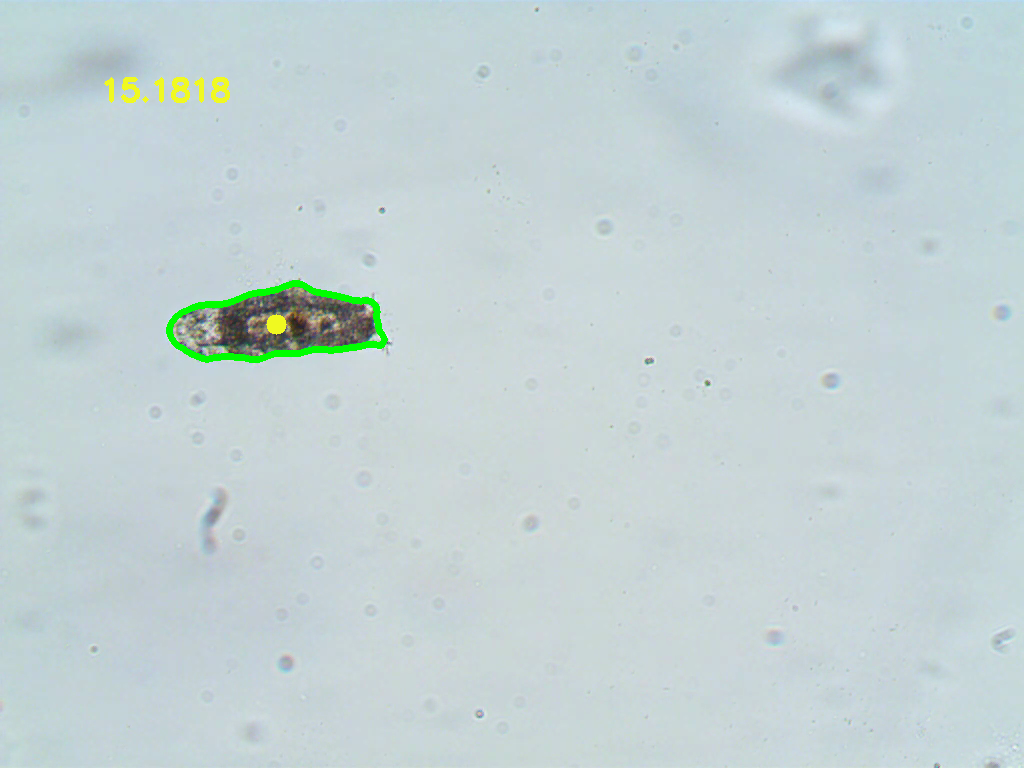
#> input picture 01_videoframe.png, 1024 x 768 px
$ jupyter execute --allow-errors 01_Tracking_Overview.ipynb
#> lines starting #> are read from the running program, lines starting #| are printed output that depends on the picture
[cell 1]
import pandas as pd
import numpy as np
import matplotlib.pyplot as plt
import matplotlib as mpl
import gaitFunctions
import combineClips
import plotClip
import os
import glob
import seaborn as sns
from scipy import stats
import cv2

def meanstdstr(vals):
    return str(np.round(np.mean(vals),2)) + ' ± ' + str(np.round(np.std(vals),2))

[cell 2]
# plot colors and parameters
axis_fontsize=11
tick_fontsize=9

# colors for step kinematics
stance_color = '#5656ff'
swing_color = '#e1e813'
duty_color = '#4d4d4d'
ipsi_color = 'tab:red'
contra_color = 'tab:green'
mcl_color = 'tab:orange'

# colors for legs
first_pair_color = '#bc272d' # red
first_pair_color_alt = '#f77276' # salmon
second_pair_color = '#50a9d4' # teal
second_pair_color_alt = '#95dafc' # sky blue
third_pair_color = '#fa9805' # orange
third_pair_color_alt = '#e9c716' # gold
rear_leg_color = '#a665c9'# violet
rear_leg_color_alt = '#0000a2' # indigo

# scatter marker size and alpha
marker_size = 10
marker_alpha = 0.7
marker_color = 'k'

# Load Data

[cell 3]
excel_file = 'all_exemplaris_2024-07-29.xlsx'
#> (the rest of this cell did not finish here and is left out)

#> (a cell that did not finish here is left out)

[cell 5]
columns_to_analyze = [
    'Original Video Length (sec)',
#     'Duration analyzed (sec)',
    'Body Size (µm^2)',
    'Body Length (µm)',
    'Body Width (µm)',
    'Body Width/Length Ratio',
    'Distance traveled (mm)',
    'Body Lengths Traveled',
    'Percentage of time cruising',
    'Speed (µm/sec)',
    'Speed (body lengths / sec)',
    'Speed (µm/sec cruising)',
    'Speed (body lengths / sec cruising)',
    #'Total bearing change (deg)',
    'Bearing change (deg) / sec',
    'Bearing change (deg) / sec cruising',
    #'Number of stops',
    'Stops / sec',
    #'Number of turns',
    'Turns / sec'
]
print(len(columns_to_analyze))

[cell 6]
# clean up column names
collablist = [
    'Original Video Length (sec)',
#     'Duration analyzed (sec)',
    'Body Size (µm^2)',
    'Body Length (µm)',
    'Body Width (µm)',
    'Body Width/Length Ratio',
    'Distance traveled (mm)',
    'Body Lengths Traveled',
    '% sustained walking',
    'Speed (µm/sec)',
    'Speed (body lengths / sec)',
    'Speed (µm/sec walking)',
    'Speed (body lengths / sec walking)',
    #'Total bearing change (deg)',
    'Bearing change (deg) / sec',
    'Bearing change (deg) / sec walking',
    #'Number of stops',
    'Stops / sec',
    #'Number of turns',
    'Turns / sec'
]

collabs = dict(zip(columns_to_analyze,collablist))
# be sure we have the right labels
for k in collabs.keys():
    print(k, '-->', collabs[k])

[cell 7]
rows,cols = [4,4]
letters = 'ABCDEFGHIJKLMNOPQRSTUVWXYZ'
f,axes = plt.subplots(rows,cols,figsize = (8,12), dpi=300)
axes_list = axes.reshape(1,len(columns_to_analyze))[0]

#> (the rest of this cell did not finish here and is left out)

[cell 8]
# # Save table as an excel file ...
# out_file = 'whole-body_movement.xlsx'
# with pd.ExcelWriter(out_file, engine='openpyxl') as writer:
#     summary_df[['Measurement','Mean ± Std']].to_excel(writer, index=False, sheet_name='whole-body movement')

# Figure 1 (and S01)

[cell 9]
tardigrade = plt.imread('01_videoframe.png')
#> tardigrade is the input picture: shape (768, 1024, 3) float32; mean R, G, B 0.766, 0.824, 0.832
micro = plt.imread('01_micrometer.png')
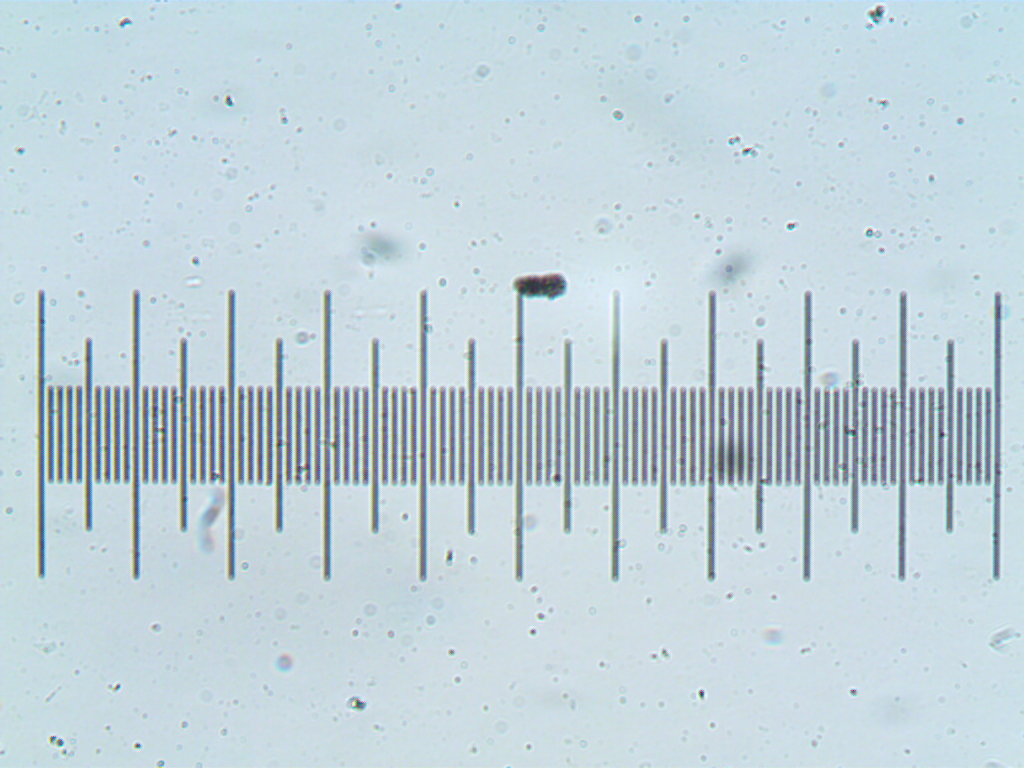
#> input picture 01_micrometer.png, 1024 x 768 px
#> micro is the input picture: shape (768, 1024, 3) float32; mean R, G, B 0.757, 0.826, 0.855
# superimpose!
im = cv2.addWeighted(tardigrade, 0.7, micro, 0.3, 0)
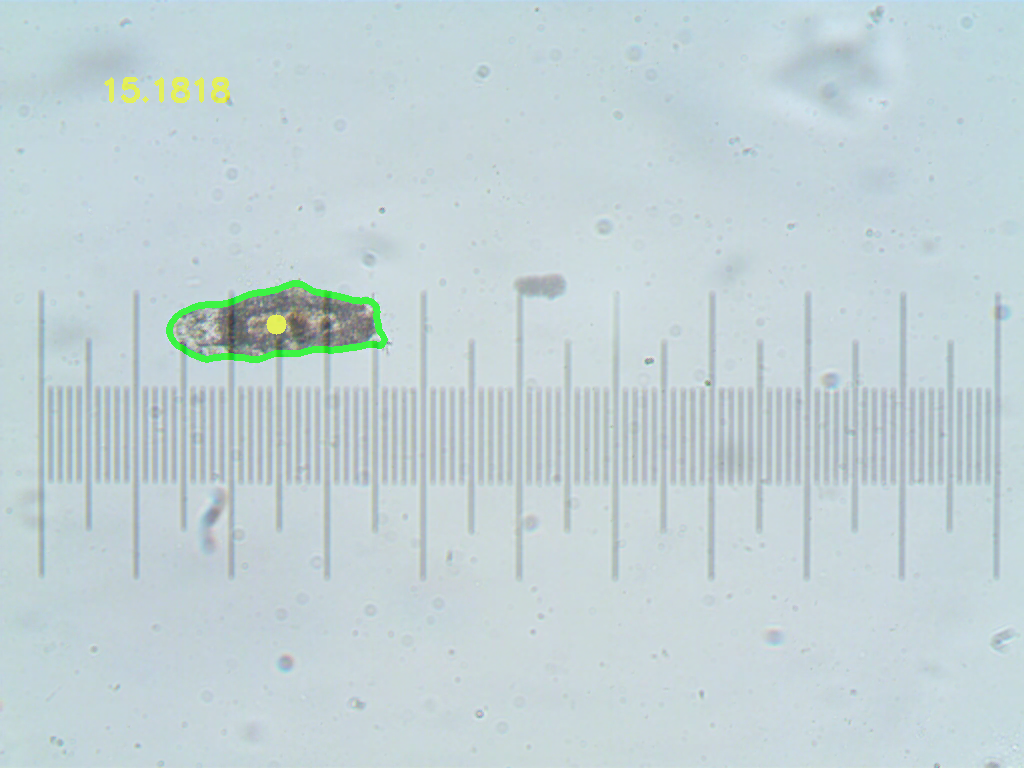
#> im: shape (768, 1024, 3) float32; mean R, G, B 0.765, 0.826, 0.843
plt.imshow(im)
plt.show()

[cell 10]
def tardigradeSize(ax,im):

    import matplotlib.patches as mpatches
    from matplotlib import colormaps as cm

    im_cropped = im[150:600,:] # if labeled time and whole micrometer
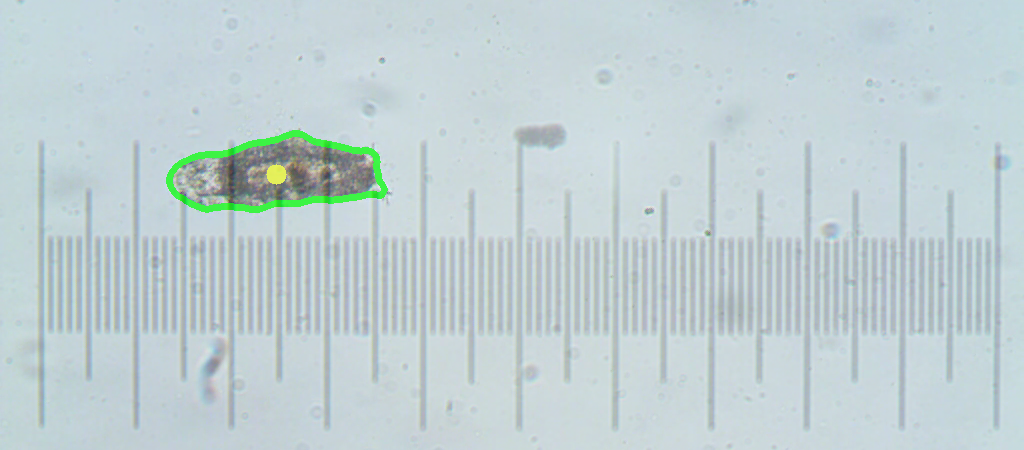
#> im_cropped: shape (450, 1024, 3) float32; mean R, G, B 0.758, 0.818, 0.83
    # im_cropped = im[150:425,150:400]  # if just length and width

    arrow_x = 280
    arrow_y = 260
    arrow_width = 5
    dx = 94
    dy = 0

    # text for size and for scalebar
    ax.text(arrow_x - dx,110,'Length: 214 µm\nWidth: 72 µm', color='k', fontsize=tick_fontsize)
    ax.text(arrow_x-36, arrow_y+30, '200 µm', color='k', fontsize=tick_fontsize)

    # arrow for scalebar
    arrow_right = mpatches.FancyArrow(arrow_x, arrow_y, dx, dy,
                                width=arrow_width, length_includes_head=True, color='k')
    ax.add_patch(arrow_right)
    arrow_left = mpatches.FancyArrow(arrow_x, arrow_y, -dx, dy,
                                width=arrow_width, length_includes_head=True, color='k')
    ax.add_patch(arrow_left)

    ax.axis('off')
    ax.set_xlim([135,430]) # if include whole micrometer and tracked path
    ax.set_ylim([350,50])
    ax.imshow(im_cropped)
    return ax

f=plt.figure(figsize=(4,2.6))
ax=f.add_axes([0.1,0.1,0.8,0.8])

ax = tardigradeSize(ax,im)
print(f.get_size_inches())
plt.show()
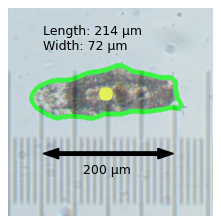
#> figure drawn by matplotlib, 1 panel
